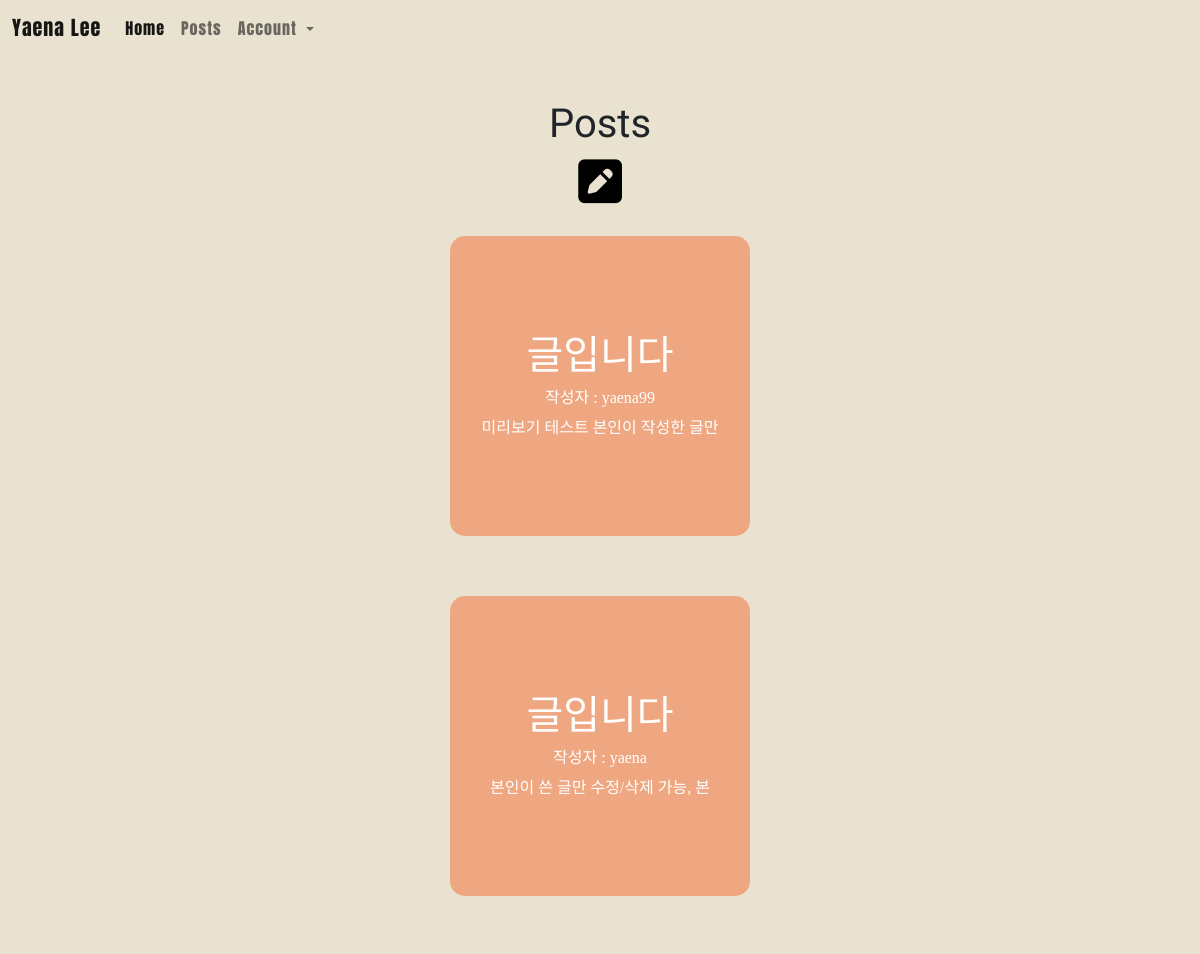
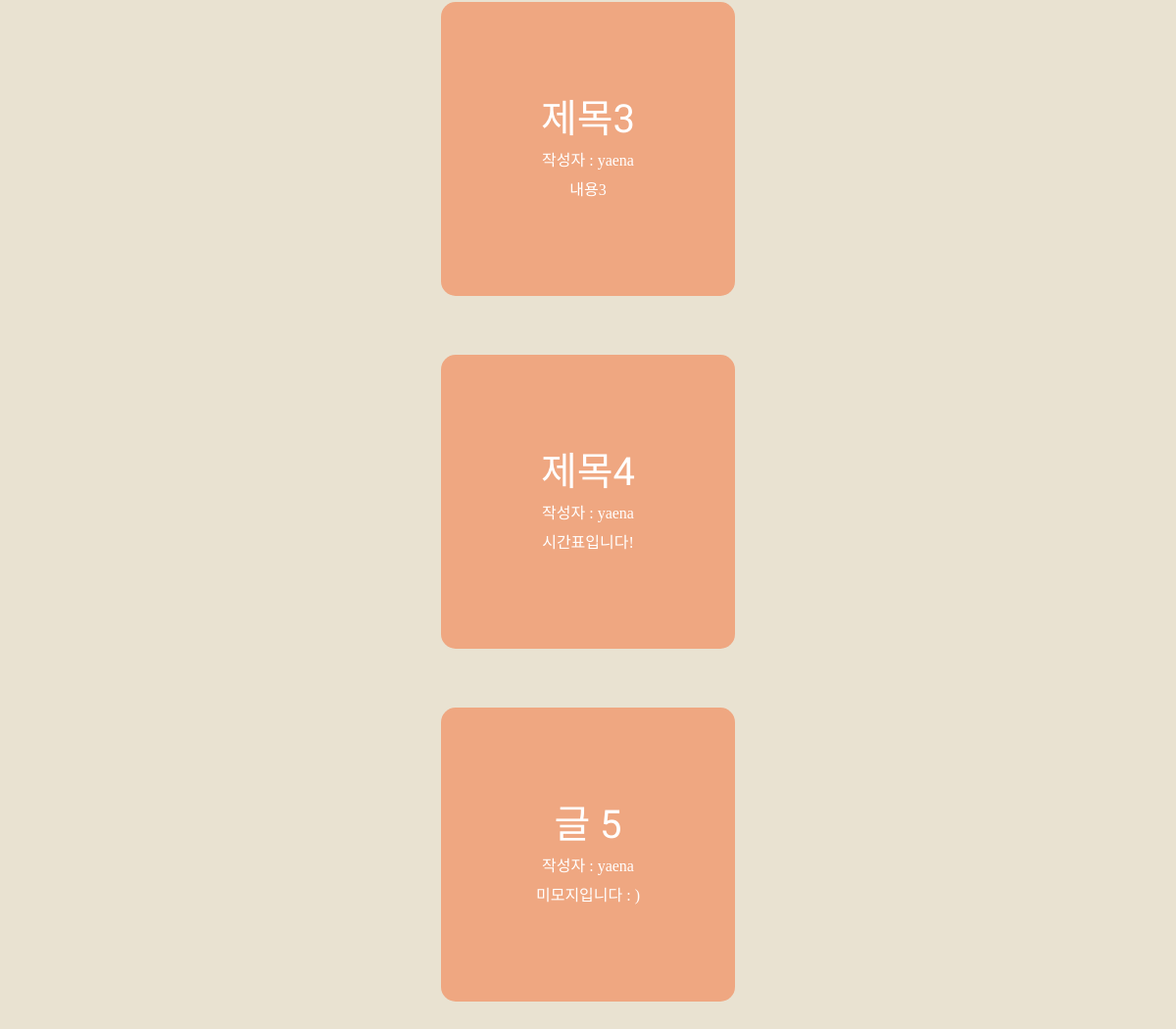
Screenshot of /post/ (signed in) with the database file from the repository (2 pictures, top to bottom).
### main/models.py (models this page shows, shortened)
class Post(models.Model):
    title = models.CharField(max_length=200)
    writer = models.ForeignKey(User,on_delete=models.CASCADE)
    pub_date = models.DateTimeField()
    body = models.TextField()
    image = models.ImageField(upload_to = 'post/', blank = True, null = True)
    def summary(self):
        return self.body[:20]

### main/views.py (the view)
# urls.py: path('post/',post, name = "post"),
def post(request):
    posts = Post.objects.all()
    return render(request,'main/post.html',{'posts':posts})

### main/templates/main/post.html
{% extends 'base.html' %}
{% load static %}
{% block content %}
{% include 'shared/_navbar2.html' %}
<div class = "Posts" id = "Posts">
    <h1 id = "title_posts"> Posts </h1>
    {% if user.is_authenticated %}
    <a href = "{%url 'main:new' %}" style="text-decoration:none;"><i class="fa-solid fa-square-pen" style="font-size: 50px; color:black"></i></a>
    <div id = "post_container">
    {% for post in posts %}
    <a href = "{% url 'main:detail' post.id %}" style="text-decoration: none;cursor:default">
        <div id = "post_box" style="cursor:pointer">
        <h1>{{post.title}}</h1>
        {% if post.writer %}
            {% if 'user' in post.writer.username %}
                <h6>작성자 : {{ post.writer.last_name }} {{ post.writer.first_name }}</h6>
            {% else %}
                <h6>작성자 : {{ post.writer }}</h6>
            {% endif %}
        {% else %}
            <h6>작성자 : 알 수 없음</h6>
        {% endif %}
            {{post.summary}}<br>
        </div>
    </a>
    {%endfor%}
    </div>
    {% else %}
    <a href = "{% url 'account_login' %}" class = "btn btn-warning">로그인</a>
    <a href = "{% url 'account_signup'%}" class = "btn btn-warning">회원가입</a>
    {% endif %}
</div>
  {% endblock %}

### profile_page/static/css/style.css (style rules this page uses)
html,body { background-color:RGB(233,226,209); }
.Posts { text-align: center; height: 100%; }
h1 { font-family: 'Black Han Sans', sans-serif; }
#title_introduction, #title_projects, #title_contact, #title_posts { padding-top: 100px; }
#post_container { margin-left: 300px; margin-right: 300px; display: grid; grid-template-columns: repeat(auto-fill, minmax(300px, 1fr)); place-items: center; column-gap: 20px; }
#post_box { width: 300px; height: 300px; margin-top: 30px; margin-bottom: 30px; background-color: #efa781; border-radius: 15px; font-family: dream; vertical-align:middle; display: flex; flex-direction: column; justify-content: center; color: white; }
#post_box h1 { font-size: 40px; font-weight:lighter; }

### rows the page displays
Post: title "글입니다", writer "yaena99", summary "미리보기 테스트 본인이 작성한 글만"
Post: title "글입니다", writer "yaena", summary "본인이 쓴 글만 수정/삭제 가능, 본"
Post: title "제목3", writer "yaena", summary "내용3"
Post: title "제목4", writer "yaena", summary "시간표입니다!"
Post: title "글 5", writer "yaena", summary "미모지입니다 : )"
